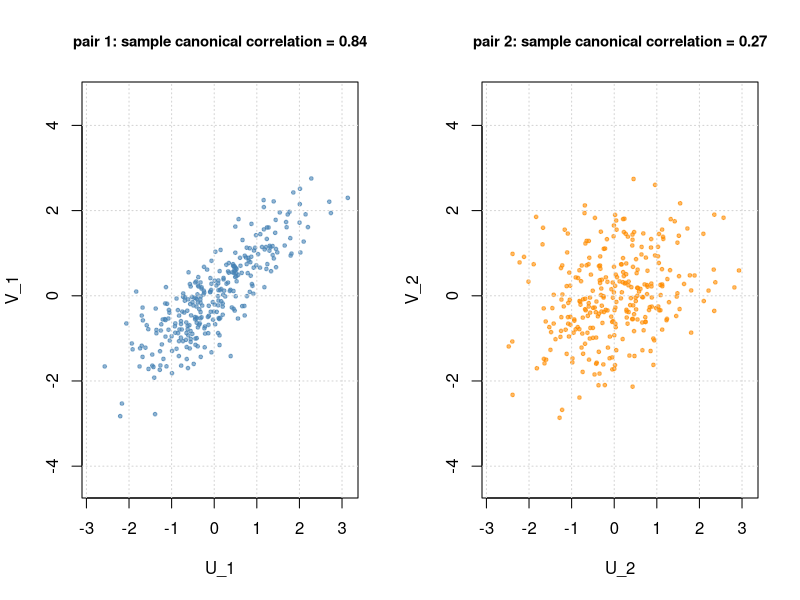

R code for this plot:
# Sample canonical variates for simulated data with two sets of variables (p = 2, q = 3).
set.seed(0)
n <- 300
z <- matrix(rnorm(n * 2), n, 2)
X1 <- cbind(z[, 1] + 0.4 * rnorm(n), 0.6 * z[, 2] + 0.9 * rnorm(n))
X2 <- cbind(z[, 1] + 0.3 * z[, 2] + 0.5 * rnorm(n),
            0.7 * z[, 2] + 0.8 * rnorm(n),
            rnorm(n))

cc <- cancor(X1, X2)
print(cc$cor)  # sample canonical correlations
# cancor scales the variates to unit sum of squares; multiply by sqrt(n - 1) for unit variance.
U <- scale(X1, center = cc$xcenter, scale = FALSE) %*% cc$xcoef * sqrt(n - 1)
V <- scale(X2, center = cc$ycenter, scale = FALSE) %*% cc$ycoef[, 1:2] * sqrt(n - 1)

lim <- range(U, V)
cols <- c("steelblue", "darkorange")
par(mfrow = c(1, 2))
for (k in 1:2) {
  plot(U[, k], V[, k], pch = 19, cex = 0.5, col = adjustcolor(cols[k], 0.6), asp = 1,
       xlim = lim, ylim = lim, xlab = paste0("U_", k), ylab = paste0("V_", k),
       main = sprintf("pair %d: sample canonical correlation = %.2f", k, cc$cor[k]), cex.main = 0.9)
  grid()
}
